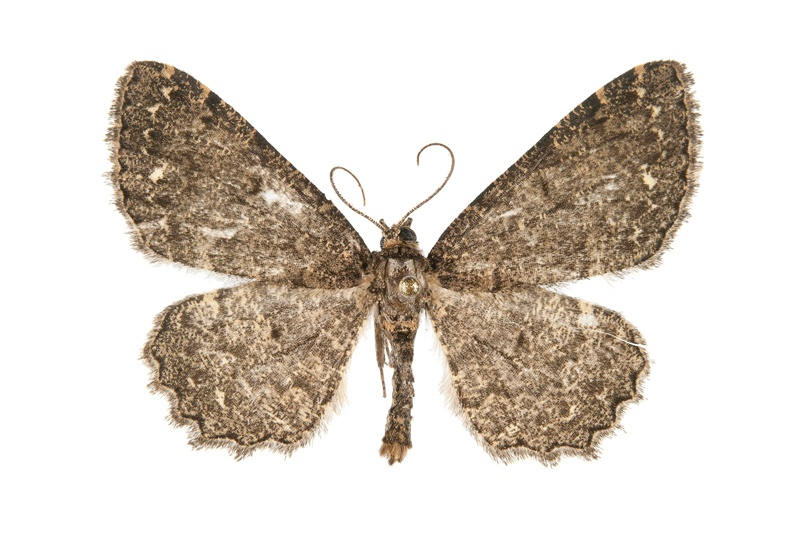
#> input picture data/brcas/Abaciscus_alishanensis_1.jpg, 800 x 533 px
$ python -i postprocessing.py   (imports and definitions only)   (older library calls are emulated)
#> lines starting #> are read from the running program, lines starting #| are printed output that depends on the picture; after the words box and inside, x2 and y2 are one past the last pixel; in counts of white or black regions, pixels touching at a corner belong together
#> further down, picture is the input picture: shape (533, 800, 3); mean B, G, R 202.1, 211.1, 219.2
import numpy as np
import pydensecrf.densecrf as dcrf
from pydensecrf.utils import unary_from_labels, create_pairwise_bilateral, create_pairwise_gaussian
import cv2

from skimage.color import gray2rgb

"""
Function which returns the labelled image after applying CRF

Usage:
img = skimage.transform.resize(img,output_shape=(256,256),order=1,preserve_range=False)
img = (img*255).astype(np.uint8)

mask = io.imread(mask_filename)
output = crf(img, mask, output_filname)

img = io.imread(image_filename)

"""

# [62 lines left out: function crf, not called in this run]


def find_cntr_condition(cv2_img, condition=0):
    '''input: cv2_img = cv2.imread(img_path), [0,255]'''
#> called with condition = 0
    ''' condition: area no larger than condition (to deal with black frame)'''
    '''output: mask [255,255,3]; [0,255]'''
    b,g,r = cv2.split(cv2_img)
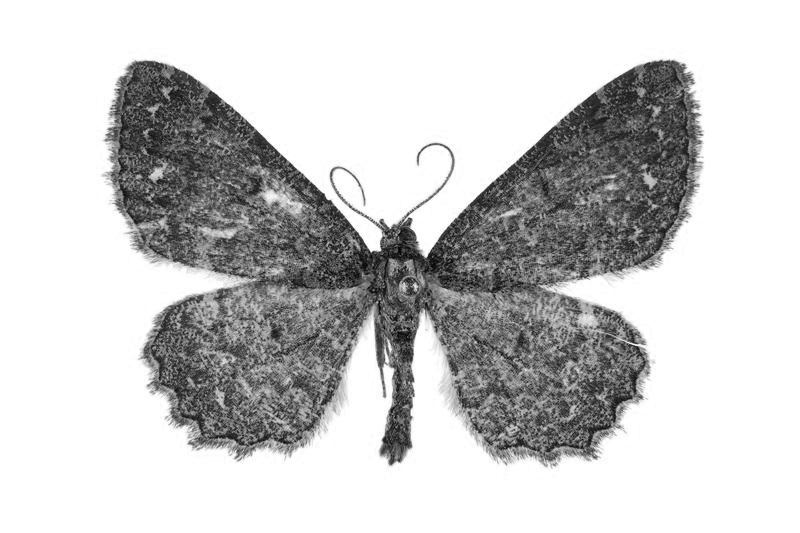
#> b: shape (533, 800); min 0, max 255, mean 202.1
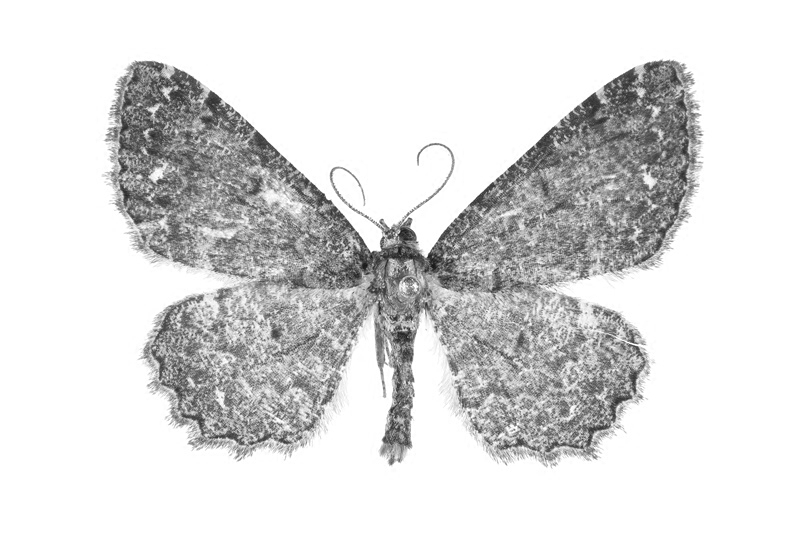
#> r: shape (533, 800); min 21, max 255, mean 219.2
    img = cv2.merge([r,g,b])
    gray = cv2.cvtColor(img, cv2.COLOR_BGR2GRAY)
    _,th2 = cv2.threshold(gray,10,1,cv2.THRESH_BINARY)
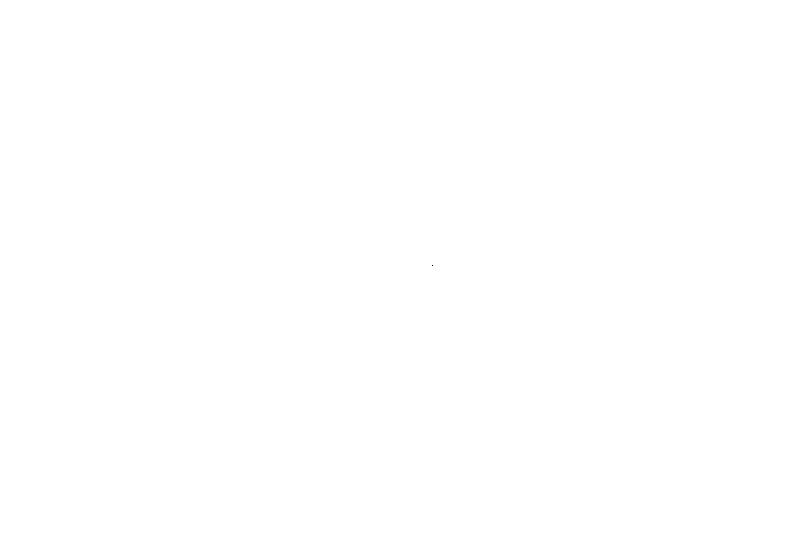
#> th2: shape (533, 800); values 0 (black) and 1 (white), 100% white; black in thin lines or dots, all inside (x1, y1, x2, y2) = (432, 265, 433, 266)
    im2, contours, hierarchy = cv2.findContours(th2,cv2.RETR_EXTERNAL,cv2.CHAIN_APPROX_NONE)
#> contours = 1 contour; box (x1, y1, x2, y2) and area: (0, 0, 800, 533) 425068
    areas = [cv2.contourArea(contour) for contour in contours]
#> areas = [425068]
    #print(areas)
    if max(areas) > condition: ### remove black frame, if higher than this value,it means it get the black frame
        print('in')
        img2 = np.zeros( img.shape )
        img2[15:-15,15:-15] = img[15:-15,15:-15] * 255
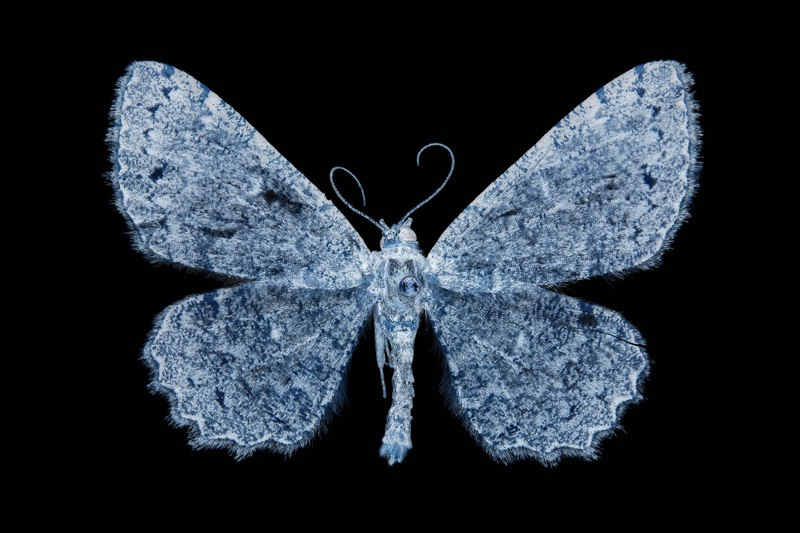
#> img2: shape (533, 800, 3) float64; mean R, G, B 36.8, 44.8, 53.8
        img2 = np.uint8(img2*255)
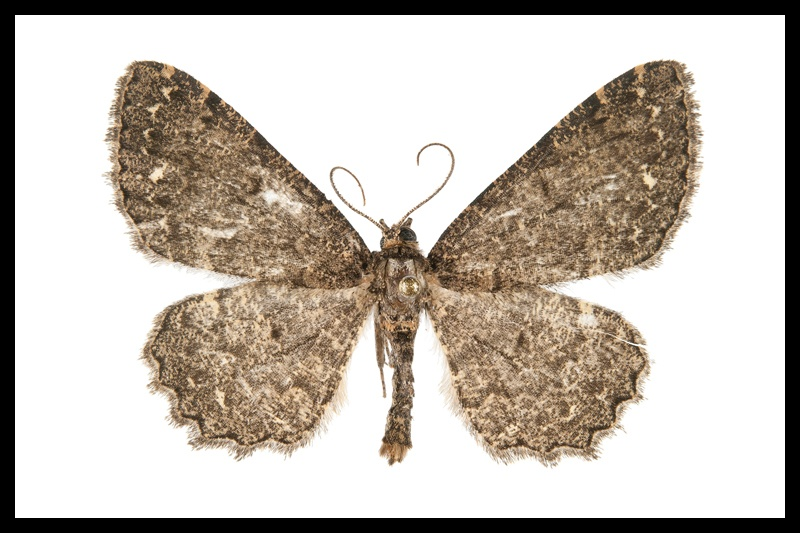
#> img2: shape (533, 800, 3); mean R, G, B 195.8, 187.7, 178.8
        gray = cv2.cvtColor(img2, cv2.COLOR_BGR2GRAY)
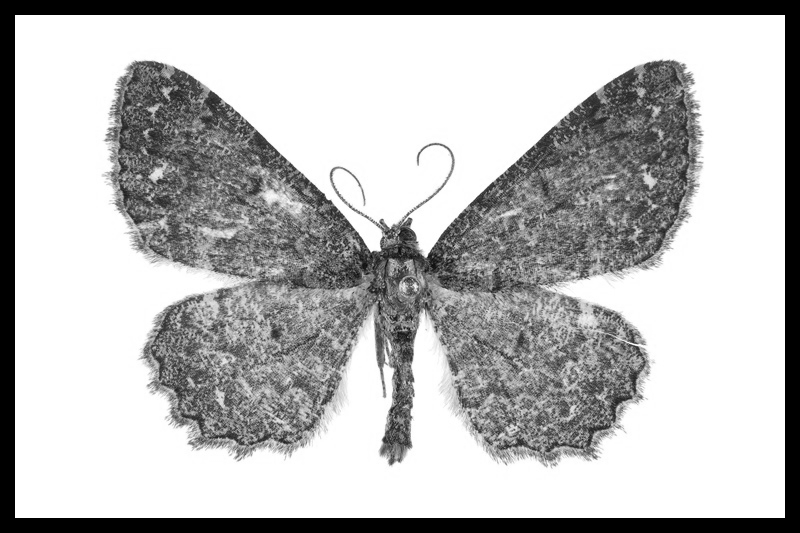
#> gray: shape (533, 800); min 0, max 255, mean 185.9
        _,th2 = cv2.threshold(gray,10,1,cv2.THRESH_BINARY)
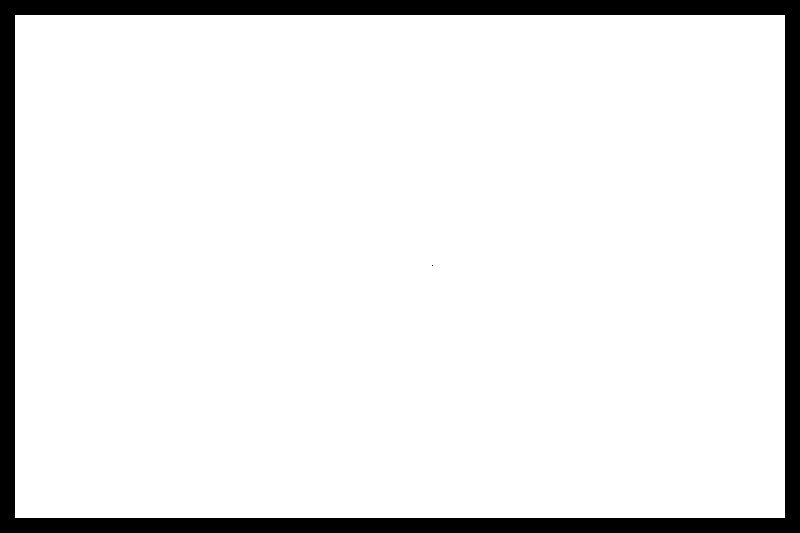
#> th2: shape (533, 800); values 0 (black) and 1 (white), 90.8% white; 2 black regions (1 under 20 px)
        im2, contours, hierarchy = cv2.findContours(th2,cv2.RETR_EXTERNAL,cv2.CHAIN_APPROX_NONE)
#> contours = 1 contour; box (x1, y1, x2, y2) and area: (15, 15, 785, 518) 386038
        areas = [cv2.contourArea(contour) for contour in contours]
#> areas = [386038]

    max_index = np.argmax(areas)
#> max_index = 0
    #plt.imshow(img)
    #plt.show()
    mask = np.zeros(img.shape, np.uint8)
    k = cv2.drawContours(mask, contours, max_index, (255,255,255),-1)
#> k: shape (533, 800, 3); 90.8% white; 1 black region, box (x1, y1, x2, y2) and area: (0, 0, 800, 533) 39090
    return k


# [13 lines left out: function find_cntr, not called in this run]

>>> import cv2
>>> picture = cv2.imread('../data/brcas/Abaciscus_alishanensis_1.jpg')
>>> result = find_cntr_condition(picture)

$ run again, on data/brcas/Abraxas_adilluminata_1.jpg
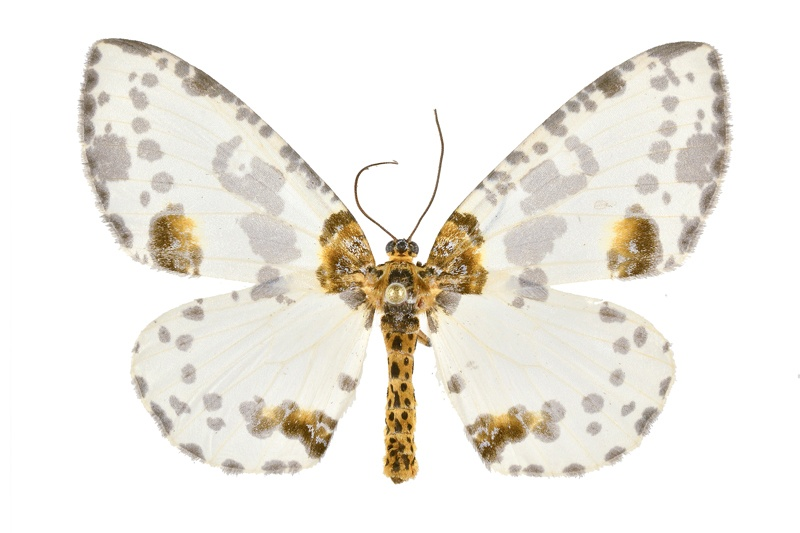
#> input picture data/brcas/Abraxas_adilluminata_1.jpg, 800 x 533 px
#> picture is the input picture: shape (533, 800, 3); mean B, G, R 227.5, 234.6, 238.1
#> in find_cntr_condition, `b,g,r = cv2.split(cv2_img)`:
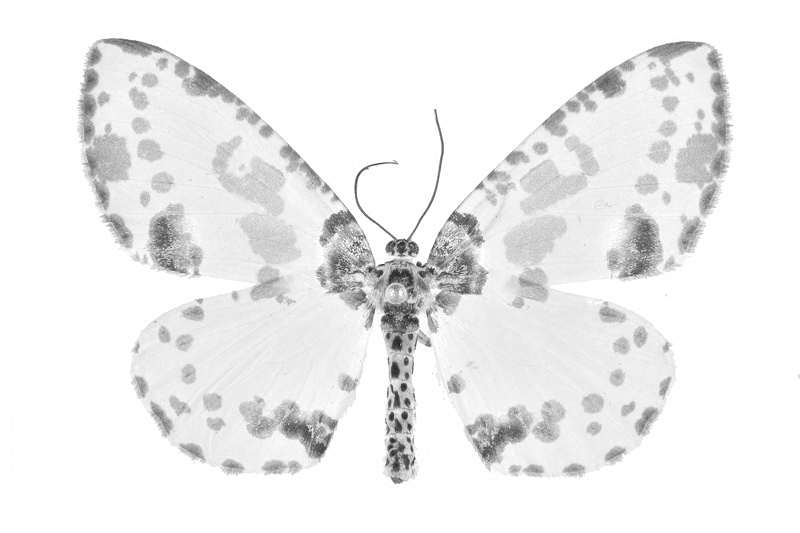
#> r: shape (533, 800); min 30, max 255, mean 238.1
#> in find_cntr_condition, `im2, contours, hierarchy = cv2.findContours(th2,cv2.RETR_EXTERNAL,cv2...`: contours = 1 contour; box (x1, y1, x2, y2) and area: (0, 0, 800, 533) 425068
#> in find_cntr_condition, `areas = [cv2.contourArea(contour) for contour in contours]`: areas = [425068]
#> in find_cntr_condition, `gray = cv2.cvtColor(img2, cv2.COLOR_BGR2GRAY)`:
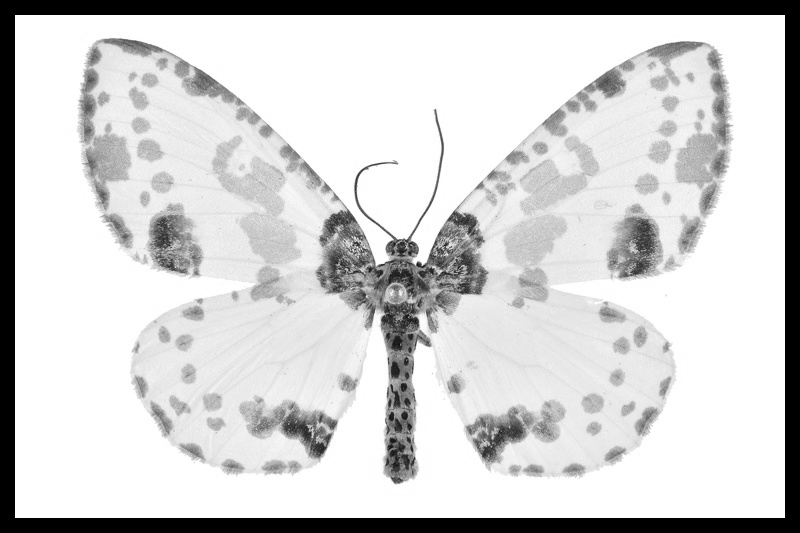
#> gray: shape (533, 800); min 0, max 255, mean 209.5
#> in find_cntr_condition, `im2, contours, hierarchy = cv2.findContours(th2,cv2.RETR_EXTERNAL,cv2...`: contours = 1 contour; box (x1, y1, x2, y2) and area: (15, 15, 785, 518) 386038
#> in find_cntr_condition, `areas = [cv2.contourArea(contour) for contour in contours]`: areas = [386038]
#> max_index = 0
#> k: shape (533, 800, 3); 90.8% white; 1 black region, box (x1, y1, x2, y2) and area: (0, 0, 800, 533) 39090
